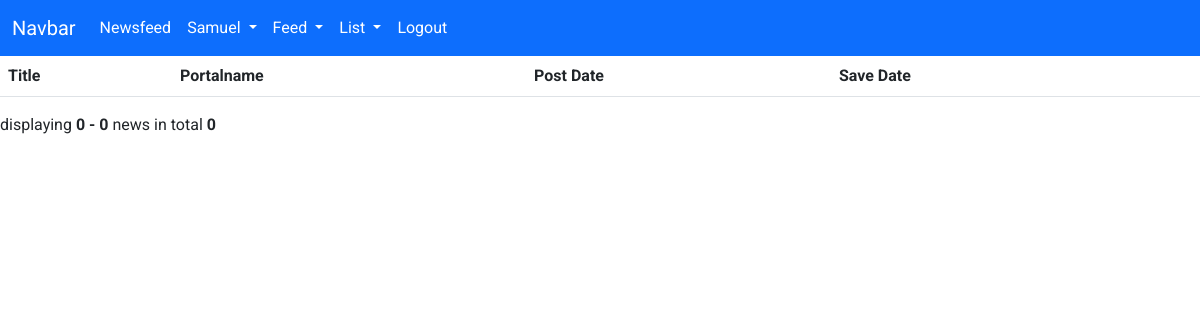
/save/list (signed in), run on an earlier commit of the app's database.
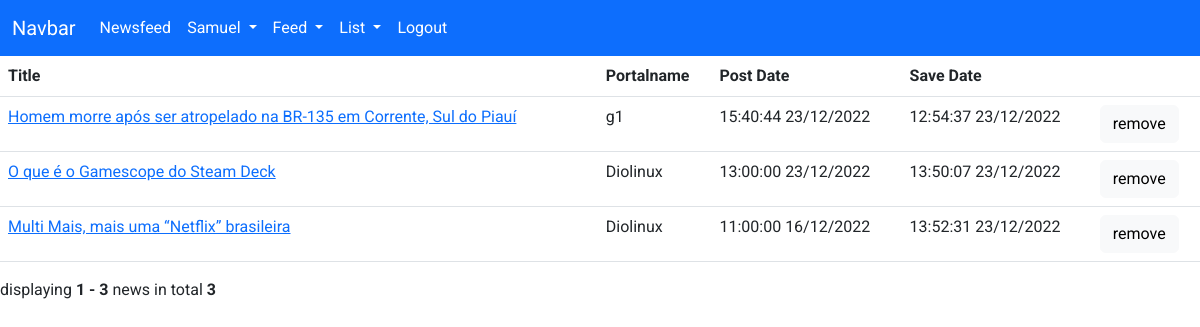
And on a later commit of the database.
### app/models/User.py (models this page shows, shortened)
class User(db.Model):
    __tablename__ = 'users'
    id = db.Column(db.Integer, primary_key=True)
    username = db.Column(db.String, unique=True, nullable=False)
    name = db.Column(db.String, nullable=False)
    email = db.Column(db.String, unique=True, nullable=False)
    hash = db.Column(db.String, nullable=False)
    @login_manager.user_loader
    def load_user(username):
        return User.query.get(username)

### app/models/News.py (models this page shows, shortened)
class News(db.Model):
    __tablename__ = 'news'
    id = db.Column(db.Integer, primary_key=True)
    title = db.Column(db.String, nullable=False)
    url = db.Column(db.String, nullable=False)
    post_date = db.Column(db.DateTime, nullable=False)
    feed_id = db.Column(db.Integer, db.ForeignKey('feeds.id'))
    feed = db.relationship('Feed', foreign_keys=feed_id)

### app/models/Feed.py (models this page shows, shortened)
class Feed(db.Model):
    __tablename__ = 'feeds'
    id = db.Column(db.Integer, primary_key=True)
    portalname = db.Column(db.String, nullable=False)
    url = db.Column(db.String, nullable=False)
    description = db.Column(db.String)
    update_date = db.Column(db.DateTime, nullable=False)

### app/models/Save.py (models this page shows, shortened)
class Save(db.Model):
    __tablename__ = 'saved'
    id = db.Column(db.Integer, primary_key=True)
    save_date = db.Column(db.DateTime, nullable=False)
    user_id = db.Column(db.Integer, db.ForeignKey('users.id'))
    news_id = db.Column(db.Integer, db.ForeignKey('news.id'))
    user = db.relationship('User', foreign_keys=user_id)
    news = db.relationship('News', foreign_keys=news_id)

### app/controllers/save.py (the view)
@app.route('/save/list')
def list_save():
    smtm = db.select(News, Save).join(Save.news).join(News.feed).where(Save.user_id == current_user.id)
    news = db.session.execute(smtm).all()
    length = len(news)
    search = False
    q = request.args.get('q')
    if q:
        search = True
    page = request.args.get(get_page_parameter(), type=int, default=1)
    last_page = length // PER_PAGE + 1
    if page > last_page:
        return apology('Not Found', 404)
    i = (page-1)*PER_PAGE
    news = news[i:i+PER_PAGE]
    pagination = Pagination(page=page, total=length, search=search, record_name='news', per_page=PER_PAGE)
    return render_template('save_list.html', news=news, pagination=pagination)

### app/templates/save_list.html (shortened to what this page needs)
{% extends "layout.html" %}
{% block main %}
<table class="table">
    <thead>
        <tr>
            <th scope="col">Title</th>
            <th scope="col">Portalname</th>
            <th scope="col">Post Date</th>
            <th scope="col">Save Date</th>
            <th scope="col"></th>
        </tr>
    </thead>
    <tbody>
        {% for item in news %}
            <tr>
                <td><a href="{{ item[0].url }}" target="_blank">{{ item[0].title }}</a></td>
                <td>{{ item[0].feed.portalname }}</td>
                <td>{{ item[0].post_date.strftime("%H:%M:%S %d/%m/%Y") }}</td>
                <td>{{ item[1].save_date.strftime("%H:%M:%S %d/%m/%Y") }}</td>
                <td><a class="btn btn-light"
                    href="/save/remove/{{ item[0].id }}">remove</a>
            </td>
            </tr>
        {% endfor %}
    </tbody>
</table>
{{ pagination.info }}
{% endblock %}

### app/templates/layout.html (shortened to what this page needs)
<!DOCTYPE html>
<html lang="pt-br">
<head>
    <link href="https://cdn.jsdelivr.net/npm/bootstrap@5.2.3/dist/css/bootstrap.min.css" rel="stylesheet"
>
    <link rel="stylesheet" href="{{ url_for('static', filename='css/main.css')}}">
</head>
<body>
    <nav class="navbar navbar-expand-lg bg-primary">
        <div class="container-fluid">
            <a class="navbar-brand" href="#">Navbar</a>
            <div class="collapse navbar-collapse" id="navbarSupportedContent">
                <ul class="navbar-nav me-auto mb-2 mb-lg-0">
                    <li class="nav-item">
                        <a class="nav-link active" aria-current="page" href="/news">Newsfeed</a>
                    </li>
                    {% if current_user.username %}
                    <li class="nav-item dropdown">
                        <a class="nav-link dropdown-toggle" href="#" role="button" data-bs-toggle="dropdown"
                            aria-expanded="false">
                            {{ current_user.username.title() }}
                        </a>
                    </li>
                    {% endif %}
                    <li class="nav-item dropdown">
                        <a class="nav-link dropdown-toggle" href="#" role="button" data-bs-toggle="dropdown"
                            aria-expanded="false">
                            Feed
                        </a>
                    </li>
                    <li class="nav-item dropdown">
                        <a class="nav-link dropdown-toggle" href="#" role="button" data-bs-toggle="dropdown"
                            aria-expanded="false">
                            List
                        </a>
                    </li>
                    <li class="nav-item">
                        <a class="nav-link" href="/logout">Logout</a>
                    </li>
                </ul>
            </div>
        </div>
    </nav>
    {% block main %}{% endblock %}
</body>
</html>

### app/static/css/main.css (style rules this page uses)
body { font-family: 'Roboto', sans-serif; }
.nav-link, .navbar-brand { color: white!important; }

What changed in the data, as far as the page shows it:
added News: title "Homem morre após ser atropelado na BR-135 em Corrente, Sul do Piauí", portalname "g1", post_date "15:40:44 23/12/2022", save_date "12:54:37 23/12/2022"
added News: title "O que é o Gamescope do Steam Deck", portalname "Diolinux", post_date "13:00:00 23/12/2022", save_date "13:50:07 23/12/2022"
added News: title "Multi Mais, mais uma “Netflix” brasileira", portalname "Diolinux", post_date "11:00:00 16/12/2022", save_date "13:52:31 23/12/2022"
Also different on the page:
{{ pagination.info }}: "displaying 0 - 0 news in total 0" → "displaying 1 - 3 news in total 3"
